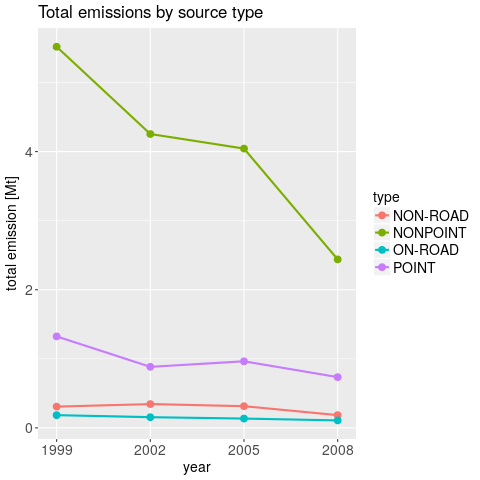

Here is the R script that generated this plot:
######################################################
#           Plot 3 for EDA project                   #
#    Andreas Windisch, [email redacted]    #
######################################################

cat("######################################################\n")
cat("#       Preparing Plot 3 for EDA project             #\n")
cat("#    Andreas Windisch, [email redacted]    #\n")
cat("######################################################\n")

cat("Loading ggplot2 and dplyr.\n")
library(ggplot2)
library(dplyr)

setwd("./course_project_2")
source("load_data.R")

cat("Collecting data.\n")

data <- NEI %>% group_by(type, year)  %>% 
                summarise( total = sum(Emissions))
data$total = data$total/1000000

cat("Creating plot.\n")
png("plot3.png")
p <- ggplot(data, aes(x=year,y=total,group=type)) + 
            geom_line(aes(color=type), size=1)    + 
            geom_point(aes(color=type),size=3)    + 
            ggtitle("Total emissions by source type") + 
            ylab("total emission [Mt]") + 
            scale_x_discrete(limit=c(1999,2002,2005,2008)) + 
            theme(legend.text=element_text(size=14)) +  
            theme(axis.text.x = element_text(size=14)) + 
            theme(axis.title.x = element_text( size = 14)) +   
            theme(axis.text.y = element_text(size=14)) + 
            theme(axis.title.y = element_text( size = 14)) + 
            theme(title = element_text(size=14))
print(p)
dev.off()
cat("File plot3.png written.\n")
cat("End of script.\n")

